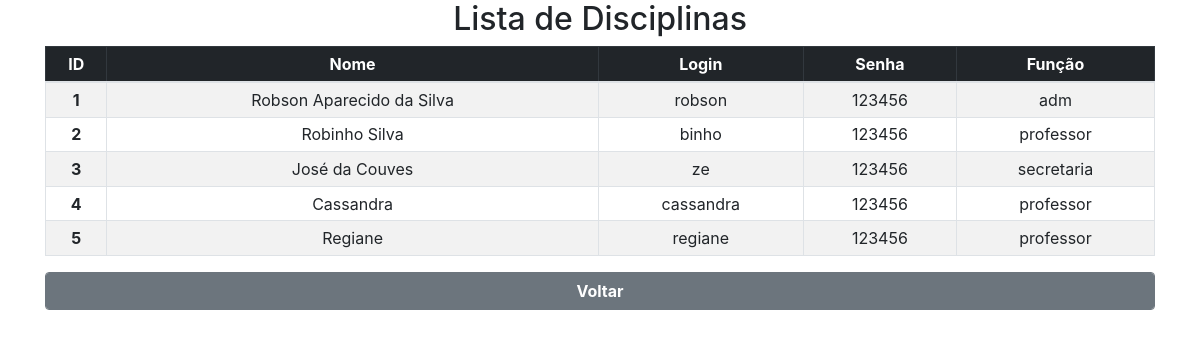
The app's page /professor/ListaProfessor.php, older data.
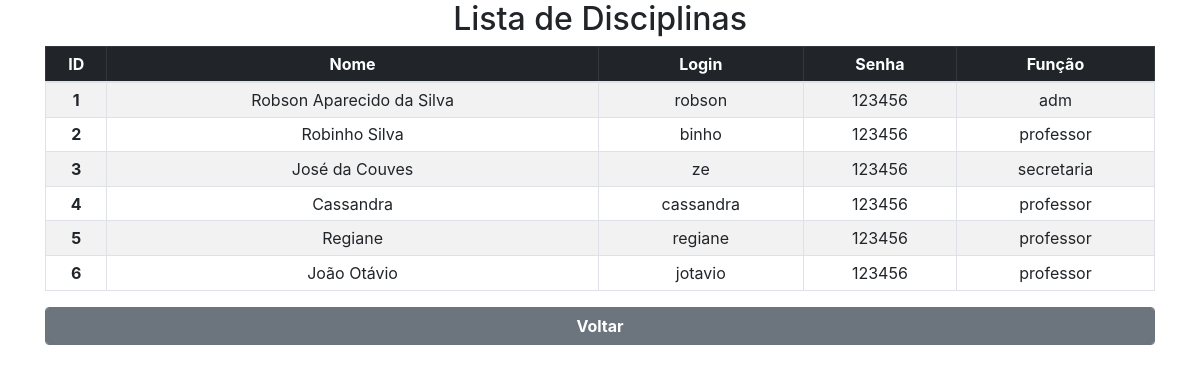
The same page, newer data.
### tables this page shows
CREATE TABLE `professor` (
  `id` int(11) NOT NULL,
  `nome` varchar(100) NOT NULL,
  `login` varchar(20) NOT NULL,
  `senha` int(11) NOT NULL,
  `tipo` set('adm','secretaria','professor','') NOT NULL
);

### professor/ListaProfessor.php (the view, shortened to what this page needs)
<!DOCTYPE html>
<html>
    <head>
    </head>
	<link rel="stylesheet" href="../css/bootstrap.css" >
	<link rel="stylesheet" href="../css/Professor.css" >
	<?php
	include_once ("../conexao.php");
	$query = "SELECT * FROM professor";
	$resultado = mysqli_query($con, $query);
	?>
    <body>
		<div class = "container" >
            <table class="table table-sm table-striped table-bordered table-hover" >
                <h2>Lista de Disciplinas</h2>
                <thead class = "table-dark text-center">
                    <tr>
                        <th scope = "col">ID</th>
                        <th scope = "col">Nome</th>
                        <th scope = "col">Login</th>
                        <th scope = "col">Senha</th>
						<th scope = "col">Função</th>
                    </tr>
                </thead>
                <tbody><?php
                    while ($r = mysqli_fetch_assoc($resultado)) {
                        echo'<tr class="text-center">'
                        . "<th scope = 'row'>" . $r['id'] . "</th>"
                        . "<td>" . $r['nome'] . "</td>"
						. "<td>" . $r['login'] . "</td>"
						. "<td>" . $r['senha'] . "</td>"
						. "<td>" . $r['tipo'] . "</td>";
                        echo"</tr>";
                    }
                    ?>
                </tbody>
            </table>
            <a class="btn btn-secondary strong form-control" href="../professor/controleProfessor.php" role="button">Voltar</a>
        </div>
    </body>
</html>

### css/Professor.css (style rules this page uses)
.strong { font-weight:bold; }

Row changes from the older to the newer data that the page shows:
added professor: id "6", nome "João Otávio", login "jotavio", senha "123456", tipo "professor"
